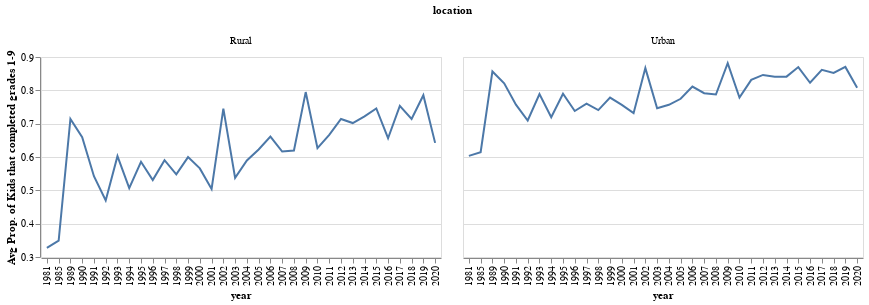

Notebook source saved alongside this figure:
### Markdown cell above
#### 4) `plot2` faeted by `location`

### Code cell
line_plot4(data_tidy)

### Figure 1 — Vega-Lite specification as saved in the notebook (floating-point values rounded to 4 significant figures)
{"config": {"view": {"continuousWidth": 400, "continuousHeight": 300}}, "data": {"name": "data-4c72be876880fa653f9dcfc6ce21c8f5"}, "facet": {"column": {"field": "location", "type": "nominal"}}, "spec": {"mark": "line", "encoding": {"x": {"field": "year", "type": "nominal"}, "y": {"field": "prop", "scale": {"zero": false}, "title": "Avg Prop. of Kids that completed grades 1-9", "type": "quantitative"}}, "height": 200, "width": 400}, "$schema": "https://vega.github.io/schema/vega-lite/v4.17.0.json", "datasets": {"data-4c72be876880fa653f9dcfc6ce21c8f5": [{"year": 1981, "location": "Rural", "prop": 0.3276}, {"year": 1981, "location": "Urban", "prop": 0.6034}, {"year": 1985, "location": "Rural", "prop": 0.3488}, {"year": 1985, "location": "Urban", "prop": 0.6142}, {"year": 1989, "location": "Rural", "prop": 0.7141}, {"year": 1989, "location": "Urban", "prop": 0.8566}, {"year": 1990, "location": "Rural", "prop": 0.6595}, {"year": 1990, "location": "Urban", "prop": 0.821}, {"year": 1991, "location": "Rural", "prop": 0.5424}, {"year": 1991, "location": "Urban", "prop": 0.7569}, {"year": 1992, "location": "Rural", "prop": 0.4697}, {"year": 1992, "location": "Urban", "prop": 0.7096}, {"year": 1993, "location": "Rural", "prop": 0.6025}, {"year": 1993, "location": "Urban", "prop": 0.789}, {"year": 1994, "location": "Rural", "prop": 0.5065}, {"year": 1994, "location": "Urban", "prop": 0.7192}, {"year": 1995, "location": "Rural", "prop": 0.5857}, {"year": 1995, "location": "Urban", "prop": 0.7898}, {"year": 1996, "location": "Rural", "prop": 0.5307}, {"year": 1996, "location": "Urban", "prop": 0.738}, {"year": 1997, "location": "Rural", "prop": 0.5905}, {"year": 1997, "location": "Urban", "prop": 0.7601}, {"year": 1998, "location": "Rural", "prop": 0.5479}, {"year": 1998, "location": "Urban", "prop": 0.7408}, {"year": 1999, "location": "Rural", "prop": 0.5996}, {"year": 1999, "location": "Urban", "prop": 0.7782}, {"year": 2000, "location": "Rural", "prop": 0.5659}, {"year": 2000, "location": "Urban", "prop": 0.7563}, {"year": 2001, "location": "Rural", "prop": 0.504}, {"year": 2001, "location": "Urban", "prop": 0.7316}, {"year": 2002, "location": "Rural", "prop": 0.7451}, {"year": 2002, "location": "Urban", "prop": 0.8667}, {"year": 2003, "location": "Rural", "prop": 0.5375}, {"year": 2003, "location": "Urban", "prop": 0.7465}, {"year": 2004, "location": "Rural", "prop": 0.5895}, {"year": 2004, "location": "Urban", "prop": 0.7566}, {"year": 2005, "location": "Rural", "prop": 0.6226}, {"year": 2005, "location": "Urban", "prop": 0.7747}, {"year": 2006, "location": "Rural", "prop": 0.6613}, {"year": 2006, "location": "Urban", "prop": 0.8112}, {"year": 2007, "location": "Rural", "prop": 0.6163}, {"year": 2007, "location": "Urban", "prop": 0.7915}, {"year": 2008, "location": "Rural", "prop": 0.6194}, {"year": 2008, "location": "Urban", "prop": 0.7875}, {"year": 2009, "location": "Rural", "prop": 0.7948}, {"year": 2009, "location": "Urban", "prop": 0.8814}, {"year": 2010, "location": "Rural", "prop": 0.6264}, {"year": 2010, "location": "Urban", "prop": 0.7782}, {"year": 2011, "location": "Rural", "prop": 0.6662}, {"year": 2011, "location": "Urban", "prop": 0.8314}, {"year": 2012, "location": "Rural", "prop": 0.714}, {"year": 2012, "location": "Urban", "prop": 0.8462}, {"year": 2013, "location": "Rural", "prop": 0.7018}, {"year": 2013, "location": "Urban", "prop": 0.8408}, {"year": 2014, "location": "Rural", "prop": 0.7218}, {"year": 2014, "location": "Urban", "prop": 0.8411}, {"year": 2015, "location": "Rural", "prop": 0.7456}, {"year": 2015, "location": "Urban", "prop": 0.8698}, {"year": 2016, "location": "Rural", "prop": 0.6563}, {"year": 2016, "location": "Urban", "prop": 0.8228}, {"year": 2017, "location": "Rural", "prop": 0.7535}, {"year": 2017, "location": "Urban", "prop": 0.8614}, {"year": 2018, "location": "Rural", "prop": 0.714}, {"year": 2018, "location": "Urban", "prop": 0.8522}, {"year": 2019, "location": "Rural", "prop": 0.7854}, {"year": 2019, "location": "Urban", "prop": 0.8702}, {"year": 2020, "location": "Rural", "prop": 0.6424}, {"year": 2020, "location": "Urban", "prop": 0.8078}]}}
